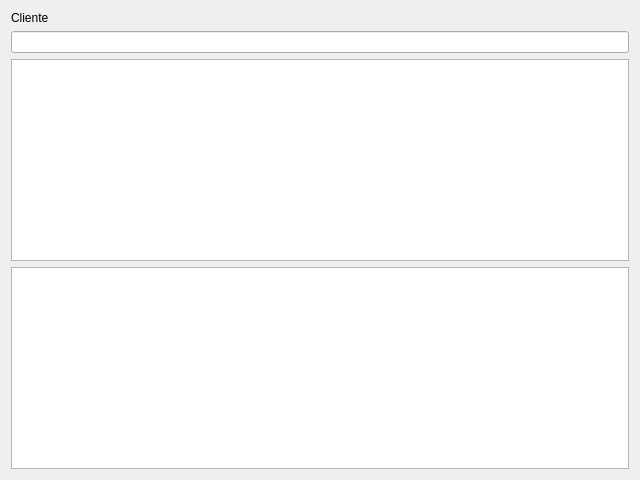
<?xml version="1.0" encoding="UTF-8"?>
<ui version="4.0">
 <class>fcaixa</class>
 <widget class="QWidget" name="fcaixa">
  <property name="geometry">
   <rect>
    <x>0</x>
    <y>0</y>
    <width>640</width>
    <height>480</height>
   </rect>
  </property>
  <property name="windowTitle">
   <string>Form</string>
  </property>
  <layout class="QVBoxLayout" name="verticalLayout">
   <item>
    <widget class="QLabel" name="labCliente">
     <property name="text">
      <string>Cliente</string>
     </property>
    </widget>
   </item>
   <item>
    <widget class="QLineEdit" name="edtCliente"/>
   </item>
   <item>
    <widget class="QTableView" name="tableView"/>
   </item>
   <item>
    <widget class="QTableWidget" name="tableWidget">
     <property name="gridStyle">
      <enum>Qt::SolidLine</enum>
     </property>
    </widget>
   </item>
  </layout>
 </widget>
 <resources/>
 <connections/>
</ui>
